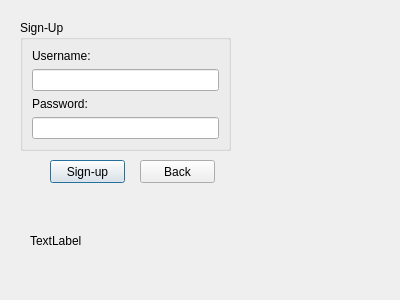
<?xml version="1.0" encoding="UTF-8"?>
<ui version="4.0">
 <class>Add</class>
 <widget class="QDialog" name="Add">
  <property name="geometry">
   <rect>
    <x>0</x>
    <y>0</y>
    <width>400</width>
    <height>300</height>
   </rect>
  </property>
  <property name="windowTitle">
   <string>Dialog</string>
  </property>
  <widget class="QGroupBox" name="groupBox">
   <property name="geometry">
    <rect>
     <x>20</x>
     <y>20</y>
     <width>211</width>
     <height>131</height>
    </rect>
   </property>
   <property name="title">
    <string>Sign-Up</string>
   </property>
   <layout class="QVBoxLayout" name="verticalLayout">
    <item>
     <widget class="QLabel" name="label_2">
      <property name="text">
       <string>Username:</string>
      </property>
     </widget>
    </item>
    <item>
     <widget class="QLineEdit" name="lineEdit_username"/>
    </item>
    <item>
     <widget class="QLabel" name="label_3">
      <property name="text">
       <string>Password:</string>
      </property>
     </widget>
    </item>
    <item>
     <widget class="QLineEdit" name="lineEdit_password">
      <property name="echoMode">
       <enum>QLineEdit::Password</enum>
      </property>
     </widget>
    </item>
   </layout>
  </widget>
  <widget class="QPushButton" name="pushButton">
   <property name="geometry">
    <rect>
     <x>50</x>
     <y>160</y>
     <width>75</width>
     <height>23</height>
    </rect>
   </property>
   <property name="text">
    <string>Sign-up</string>
   </property>
  </widget>
  <widget class="QLabel" name="label">
   <property name="geometry">
    <rect>
     <x>30</x>
     <y>220</y>
     <width>211</width>
     <height>41</height>
    </rect>
   </property>
   <property name="text">
    <string>TextLabel</string>
   </property>
  </widget>
  <widget class="QPushButton" name="pushButton_2">
   <property name="geometry">
    <rect>
     <x>140</x>
     <y>160</y>
     <width>75</width>
     <height>23</height>
    </rect>
   </property>
   <property name="text">
    <string>Back</string>
   </property>
  </widget>
 </widget>
 <resources/>
 <connections/>
</ui>
